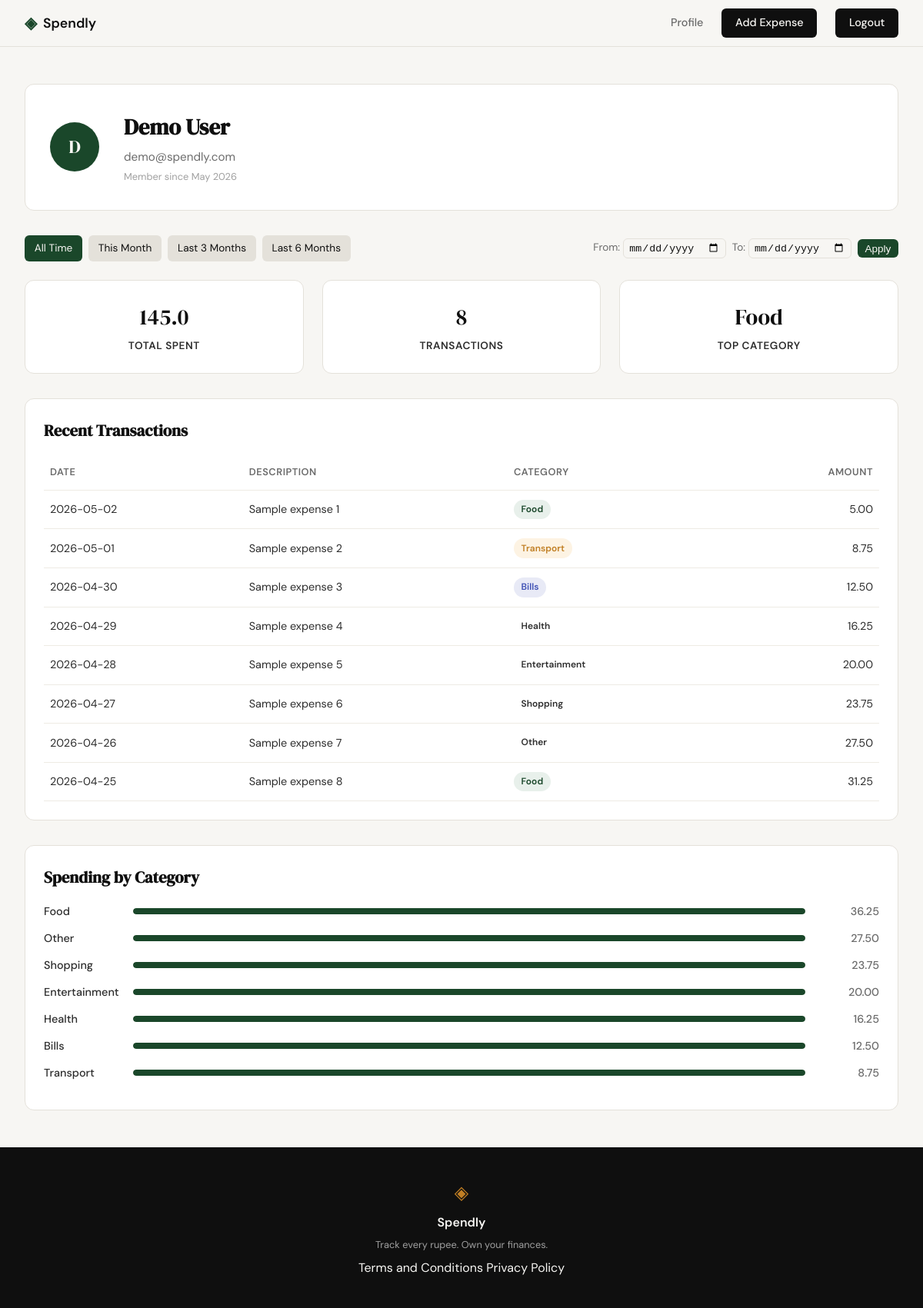
The page /profile (signed in) on the database as committed earlier.
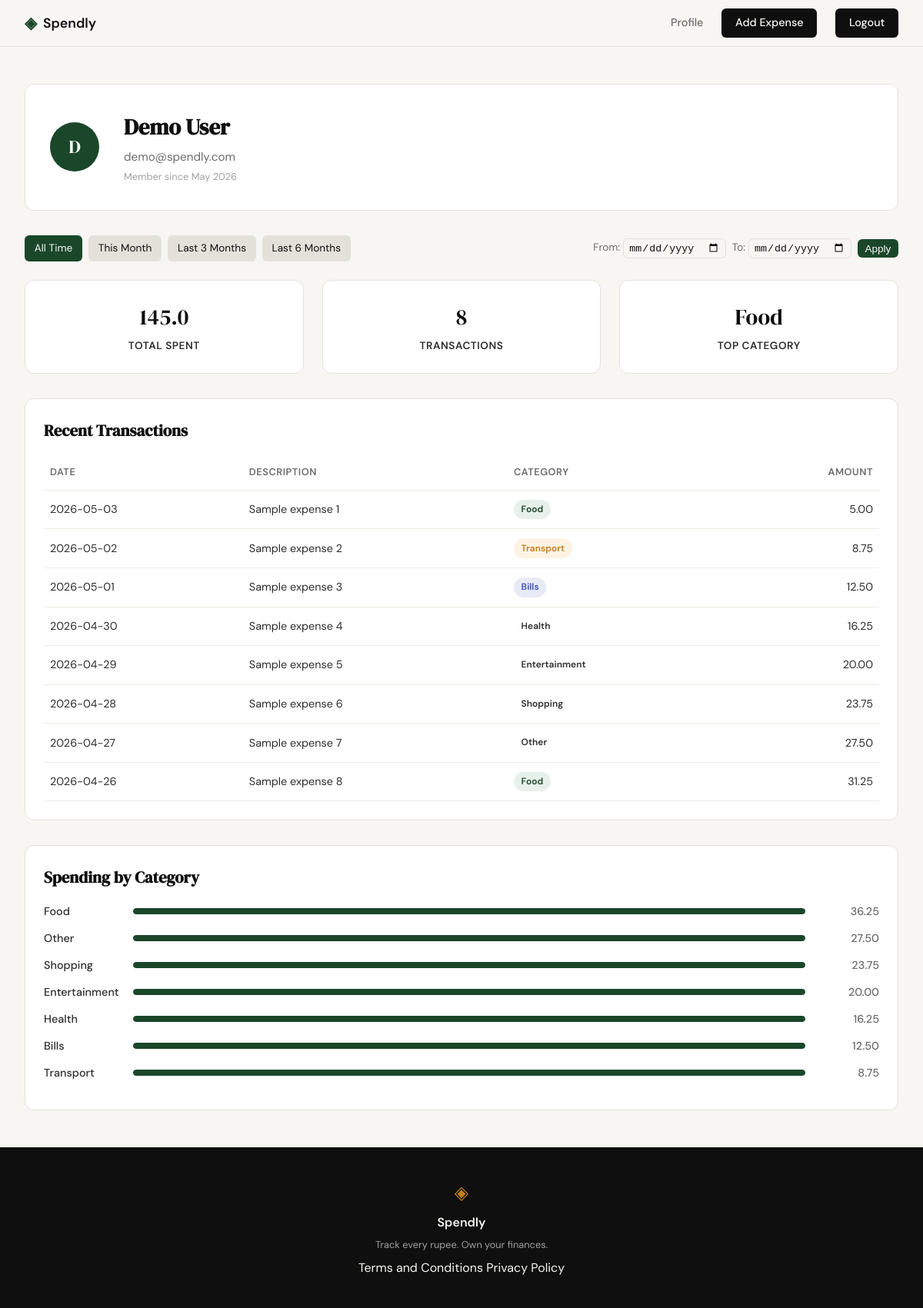
The same page on the database as committed later.
### tables this page shows
CREATE TABLE users (
                id INTEGER PRIMARY KEY AUTOINCREMENT,
                name TEXT NOT NULL,
                email TEXT UNIQUE NOT NULL,
                password_hash TEXT NOT NULL,
                created_at TEXT DEFAULT (datetime('now'))
            );

CREATE TABLE expenses (
                id INTEGER PRIMARY KEY AUTOINCREMENT,
                user_id INTEGER NOT NULL,
                amount REAL NOT NULL,
                category TEXT NOT NULL,
                date TEXT NOT NULL,
                description TEXT,
                created_at TEXT DEFAULT (datetime('now')),
                FOREIGN KEY(user_id) REFERENCES users(id) ON DELETE CASCADE
            );

### app.py (the view)
@app.route("/profile")
def profile():
    if not session.get('user_id'):
        return redirect(url_for('login'))
    date_from = request.args.get('date_from', '').strip()
    date_to = request.args.get('date_to', '').strip()
    validated_from = None
    validated_to = None
    try:
        if date_from:
            datetime.strptime(date_from, '%Y-%m-%d')
            validated_from = date_from
        if date_to:
            datetime.strptime(date_to, '%Y-%m-%d')
            validated_to = date_to
        if validated_from and validated_to and validated_from > validated_to:
            flash("Start date must be before end date.", "error")
            validated_from = None
            validated_to = None
    except ValueError:
        validated_from = None
        validated_to = None
    user = get_user_by_id(session['user_id'])
    if user is None:
        session.clear()
        return redirect(url_for('login'))
    today = datetime.today().date()
    this_month_start = today.replace(day=1)
    this_month_end = today
    three_months_ago = this_month_start - timedelta(days=90)
    six_months_ago = this_month_start - timedelta(days=180)
    summary_stats = get_summary_stats(session['user_id'], validated_from, validated_to)
    transactions = get_recent_transactions(session['user_id'], 10, validated_from, validated_to)
    category_breakdown = get_category_breakdown(session['user_id'], validated_from, validated_to)
    return render_template('profile.html',
                           user=user,
                           summary_stats=summary_stats,
                           transactions=transactions,
                           category_breakdown=category_breakdown,
                           date_from=validated_from,
                           date_to=validated_to,
                           preset_this_month={'from': this_month_start.isoformat(), 'to': this_month_end.isoformat()},
                           preset_3_months={'from': three_months_ago.isoformat(), 'to': today.isoformat()},
                           preset_6_months={'from': six_months_ago.isoformat(), 'to': today.isoformat()})

### database/db.py (called while the page is built)
def get_db():
    conn = sqlite3.connect(_DB_PATH)
    conn.row_factory = sqlite3.Row
    conn.execute("PRAGMA foreign_keys = ON")
    return conn

### database/queries.py (called while the page is built)
def get_user_by_id(user_id):
    conn = get_db()
    try:
        cur = conn.execute(
            "SELECT name, email, created_at FROM users WHERE id = ?",
            (user_id,)
        )
        row = cur.fetchone()
        if row is None:
            return None
        created_at = datetime.strptime(row["created_at"], "%Y-%m-%d %H:%M:%S")
        member_since = created_at.strftime("%B %Y")
        return {
            "name": row["name"],
            "email": row["email"],
            "member_since": member_since,
        }
    finally:
        conn.close()

def get_recent_transactions(user_id, limit=10, date_from=None, date_to=None):
    conn = get_db()
    try:
        base_where = "WHERE user_id = ?"
        params = [user_id]
        if date_from and date_to:
            base_where += " AND date BETWEEN ? AND ?"
            params.extend([date_from, date_to])
        query = f"SELECT date, description, category, amount FROM expenses {base_where} ORDER BY date DESC LIMIT ?"
        params.append(limit)
        cur = conn.execute(query, tuple(params))
        rows = cur.fetchall()
        return [
            {
                "date": r["date"],
                "description": r["description"],
                "category": r["category"],
                "amount": r["amount"],
            }
            for r in rows
        ]
    finally:
        conn.close()

### templates/profile.html (shortened to what this page needs)
{% extends "base.html" %}
{% block head %}
<link rel="stylesheet" href="{{ url_for('static', filename='css/profile.css') }}">
{% endblock %}
{% block content %}
<section class="profile-section">
    <div class="profile-card">
        <div class="avatar">{{ user.name[:1] }}</div>
        <div class="info">
            <h2 class="name">{{ user.name }}</h2>
            <p class="email">{{ user.email }}</p>
            <p class="member-since">Member since {{ user.member_since }}</p>
        </div>
    </div>
    <div class="filter-bar">
        <a href="{{ url_for('profile') }}" class="filter-btn {% if not date_from and not date_to %}active{% endif %}">All Time</a>
        <a href="{{ url_for('profile', date_from=preset_this_month.from, date_to=preset_this_month.to) }}" class="filter-btn {% if date_from == preset_this_month.from and date_to == preset_this_month.to %}active{% endif %}">This Month</a>
        <a href="{{ url_for('profile', date_from=preset_3_months.from, date_to=preset_3_months.to) }}" class="filter-btn {% if date_from == preset_3_months.from and date_to == preset_3_months.to %}active{% endif %}">Last 3 Months</a>
        <a href="{{ url_for('profile', date_from=preset_6_months.from, date_to=preset_6_months.to) }}" class="filter-btn {% if date_from == preset_6_months.from and date_to == preset_6_months.to %}active{% endif %}">Last 6 Months</a>
        <form method="get" action="{{ url_for('profile') }}" class="custom-filter-form">
            <label>From: <input type="date" name="date_from" value="{{ date_from or '' }}"></label>
            <label>To: <input type="date" name="date_to" value="{{ date_to or '' }}"></label>
            <button type="submit" class="apply-btn">Apply</button>
        </form>
    </div>
    <div class="stats-row">
        <div class="stat">
            <div class="value">{{ summary_stats.total_spent }}</div>
            <div class="label">Total Spent</div>
        </div>
        <div class="stat">
            <div class="value">{{ summary_stats.transaction_count }}</div>
            <div class="label">Transactions</div>
        </div>
        <div class="stat">
            <div class="value">{{ summary_stats.top_category }}</div>
            <div class="label">Top Category</div>
        </div>
    </div>
    <div class="transactions">
        <h3>Recent Transactions</h3>
        <table class="txn-table">
            <thead>
                <tr>
                    <th>Date</th>
                    <th>Description</th>
                    <th>Category</th>
                    <th class="right">Amount</th>
                </tr>
            </thead>
            <tbody>
                {% for txn in transactions %}
                <tr>
                    <td>{{ txn.date }}</td>
                    <td>{{ txn.description }}</td>
                    <td><span class="badge {{ txn.category|lower }}">{{ txn.category }}</span></td>
                    <td class="right">{{ "%.2f"|format(txn.amount) }}</td>
                </tr>
                {% endfor %}
            </tbody>
        </table>
    </div>
    <div class="categories">
        <h3>Spending by Category</h3>
        {% for cat in category_breakdown %}
        <div class="category-row">
            <span class="cat-name">{{ cat.name }}</span>
            <div class="cat-bar">
                <div class="filled" style="width: {{ cat.percent }}%;"></div>
            </div>
            <span class="cat-total">{{ "%.2f"|format(cat.amount) }}</span>
        </div>
        {% endfor %}
    </div>
</section>
{% endblock %}

### templates/base.html (shortened to what this page needs)
<!DOCTYPE html>
<html lang="en">
<head>
    <link rel="stylesheet" href="{{ url_for('static', filename='css/style.css') }}">
    {% block head %}{% endblock %}
</head>
<body>
    <nav class="navbar">
        <div class="nav-inner">
            <a href="{{ url_for('landing') }}" class="nav-brand">
                <span class="brand-icon">◈</span>
                <span class="brand-name">Spendly</span>
            </a>
            <div class="nav-links">
                {% if session.get('user_id') %}
                    <a href="{{ url_for('profile') }}">Profile</a>
                    <a href="{{ url_for('add_expense') }}" class="nav-cta">Add Expense</a>
                    <a href="{{ url_for('logout') }}" class="nav-cta">Logout</a>
                {% else %}
                    <a href="{{ url_for('login') }}">Sign in</a>
                    <a href="{{ url_for('register') }}" class="nav-cta">Get started</a>
                {% endif %}
            </div>
        </div>
    </nav>
    <main class="main-content">
        {% block content %}{% endblock %}
    </main>
    <footer class="footer">
        <div class="footer-inner">
            <span class="brand-icon">◈</span>
            <span class="footer-name">Spendly</span>
            <p class="footer-copy">Track every rupee. Own your finances.</p>
            <div class="footer-links">
                <a href="/terms">Terms and Conditions</a>
                <a href="/privacy">Privacy Policy</a>
            </div>
        </div>
    </footer>
</body>
</html>

### static/css/style.css (style rules this page uses)
:root { --ink: #0f0f0f; --ink-soft: #2d2d2d; --ink-muted: #6b6b6b; --ink-faint: #a0a0a0; --paper: #f7f6f3; --paper-warm: #f0ede6; --paper-card: #ffffff; --accent: #1a472a; --accent-light: #e8f0eb; --accent-2: #c17f24; --accent-2-light: #fdf3e3; --danger: #c0392b; --danger-light: #fdecea; --border: #e4e1da; --border-soft: #eeebe4; --font-display: 'DM Serif Display', Georgia, serif; --font-body: 'DM Sans', system-ui, sans-serif; --max-width: 1200px; --auth-width: 440px; --radius-sm: 6px; --radius-md: 12px; --radius-lg: 20px; }
*, *::before, *::after { box-sizing: border-box; margin: 0; padding: 0; }
html { font-size: 16px; scroll-behavior: smooth; }
body { background: var(--paper); color: var(--ink); font-family: var(--font-body); font-size: 1rem; line-height: 1.6; -webkit-font-smoothing: antialiased; }
a { color: inherit; text-decoration: none; }
.navbar { position: sticky; top: 0; z-index: 100; background: var(--paper); border-bottom: 1px solid var(--border); padding: 0 2rem; }
.nav-inner { max-width: var(--max-width); margin: 0 auto; height: 60px; display: flex; align-items: center; justify-content: space-between; }
.nav-brand { display: flex; align-items: center; gap: 0.5rem; font-family: var(--font-body); font-weight: 600; font-size: 1.1rem; color: var(--ink); }
.brand-icon { color: var(--accent); font-size: 1.3rem; }
.brand-name { color: var(--ink); }
.nav-links { display: flex; align-items: center; gap: 1.5rem; font-size: 0.9rem; font-weight: 500; }
.nav-links a { color: var(--ink-muted); transition: color 0.2s; }
.nav-cta { background: var(--ink) !important; color: var(--paper) !important; padding: 0.45rem 1.1rem; border-radius: var(--radius-sm); transition: background 0.2s !important; }
.main-content { min-height: calc(100vh - 60px - 100px); }
.footer { background: var(--ink); color: var(--paper); padding: 2.5rem 2rem; text-align: center; }
.footer-inner { display: flex; flex-direction: column; align-items: center; gap: 0.4rem; }
.footer .brand-icon { color: var(--accent-2); font-size: 1.5rem; }
.footer-name { font-weight: 600; font-size: 1rem; }
.footer-copy { font-size: 0.8rem; color: var(--ink-faint); }

Rows that differ between the two databases and show on the page:
changed expenses "Sample expense 1": date "2026-05-02" → "2026-05-03"
changed expenses "Sample expense 2": date "2026-05-01" → "2026-05-02"
changed expenses "Sample expense 3": date "2026-04-30" → "2026-05-01"
changed expenses "Sample expense 4": date "2026-04-29" → "2026-04-30"
changed expenses "Sample expense 5": date "2026-04-28" → "2026-04-29"
changed expenses "Sample expense 6": date "2026-04-27" → "2026-04-28"
changed expenses "Sample expense 7": date "2026-04-26" → "2026-04-27"
changed expenses "Sample expense 8": date "2026-04-25" → "2026-04-26"
